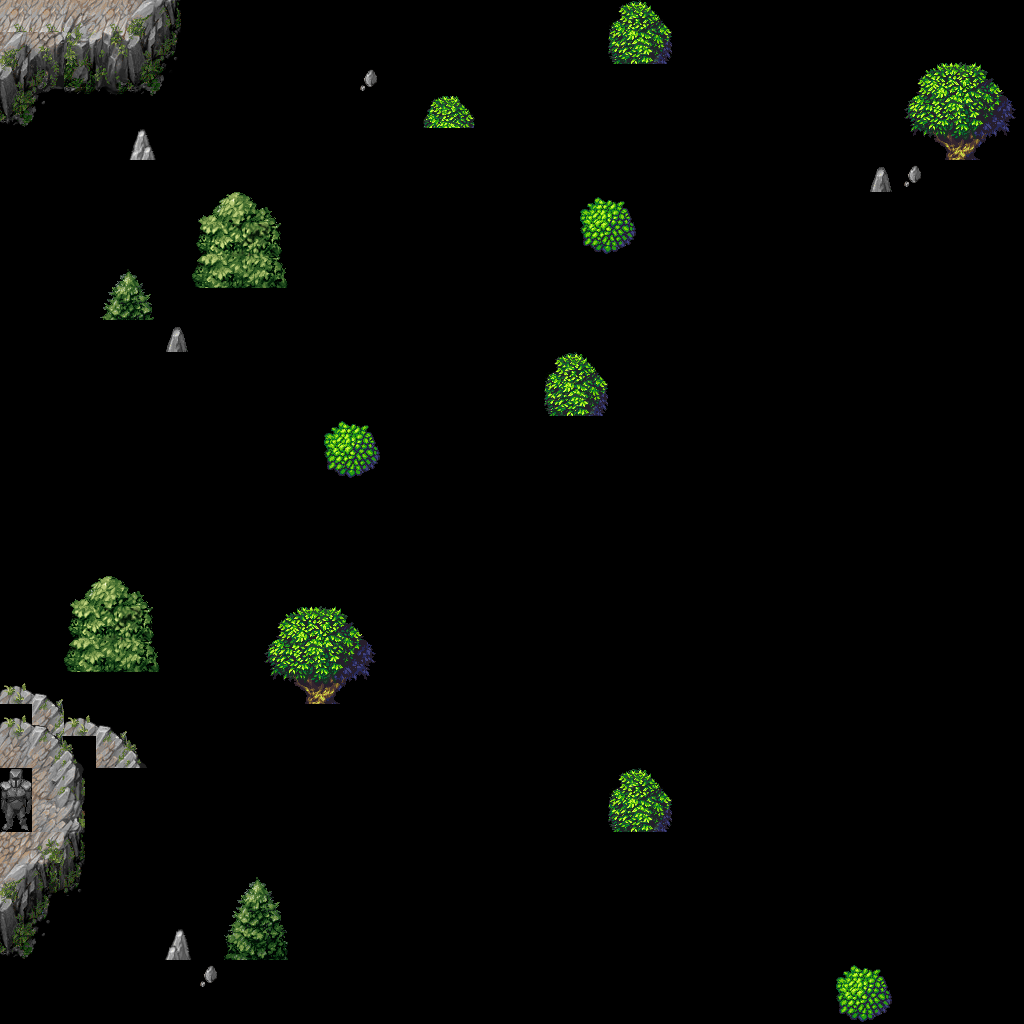

This is a level from a 2D game, rendered from its Tiled map with the project's own tilesets. A one-line summary and the complete map file follow:
An orthogonal 32x32 tile map with 32x32 px tiles, 3 tile layers (tree1mount, stone, tree2), 5 tilesets.

<map version="1.2" tiledversion="1.2.4" orientation="orthogonal" renderorder="right-down" width="32" height="32" tilewidth="32" tileheight="32" infinite="0" nextlayerid="13" nextobjectid="3">
 <tileset firstgid="1" source="set6.tsx" />
 <tileset firstgid="1277" source="set4.tsx" />
 <tileset firstgid="1533" source="set5.tsx" />
 <tileset firstgid="1789" source="set7.tsx" />
 <tileset firstgid="2045" source="ob.tsx" />
 <layer id="8" name="tree1mount" width="32" height="32">
  <data encoding="csv">
0,0,0,0,0,0,0,0,0,0,0,0,0,0,0,0,0,0,0,0,0,0,0,0,0,0,0,0,0,0,0,0,
0,0,0,0,0,0,0,0,0,0,0,0,0,0,0,0,0,0,0,0,0,0,0,0,0,0,0,0,0,0,0,0,
0,0,0,0,0,0,0,0,0,0,0,0,0,0,0,0,0,0,0,0,0,0,0,0,0,0,0,0,0,0,0,0,
0,0,0,0,0,0,0,0,0,0,0,0,0,0,0,0,0,0,0,0,0,0,0,0,0,0,0,0,0,0,0,0,
0,0,0,0,0,0,0,0,0,0,0,0,0,0,0,0,0,0,0,0,0,0,0,0,0,0,0,0,0,0,0,0,
0,0,0,0,0,0,0,0,0,0,0,0,0,0,0,0,0,0,0,0,0,0,0,0,0,0,0,0,0,0,0,0,
0,0,0,0,0,0,1729,1730,1731,0,0,0,0,0,0,0,0,0,0,0,0,0,0,0,0,0,0,0,0,0,0,0,
0,0,0,0,0,0,1745,1746,1747,0,0,0,0,0,0,0,0,0,0,0,0,0,0,0,0,0,0,0,0,0,0,0,
0,0,0,1748,1749,0,1761,1762,1763,0,0,0,0,0,0,0,0,0,0,0,0,0,0,0,0,0,0,0,0,0,0,0,
0,0,0,1764,1765,0,0,0,0,0,0,0,0,0,0,0,0,0,0,0,0,0,0,0,0,0,0,0,0,0,0,0,
0,0,0,0,0,0,0,0,0,0,0,0,0,0,0,0,0,0,0,0,0,0,0,0,0,0,0,0,0,0,0,0,
0,0,0,0,0,0,0,0,0,0,0,0,0,0,0,0,0,0,0,0,0,0,0,0,0,0,0,0,0,0,0,0,
0,0,0,0,0,0,0,0,0,0,0,0,0,0,0,0,0,0,0,0,0,0,0,0,0,0,0,0,0,0,0,0,
0,0,0,0,0,0,0,0,0,0,0,0,0,0,0,0,0,0,0,0,0,0,0,0,0,0,0,0,0,0,0,0,
0,0,0,0,0,0,0,0,0,0,0,0,0,0,0,0,0,0,0,0,0,0,0,0,0,0,0,0,0,0,0,0,
0,0,0,0,0,0,0,0,0,0,0,0,0,0,0,0,0,0,0,0,0,0,0,0,0,0,0,0,0,0,0,0,
0,0,0,0,0,0,0,0,0,0,0,0,0,0,0,0,0,0,0,0,0,0,0,0,0,0,0,0,0,0,0,0,
0,0,0,0,0,0,0,0,0,0,0,0,0,0,0,0,0,0,0,0,0,0,0,0,0,0,0,0,0,0,0,0,
0,0,1729,1730,1731,0,0,0,0,0,0,0,0,0,0,0,0,0,0,0,0,0,0,0,0,0,0,0,0,0,0,0,
0,0,1745,1746,1747,0,0,0,0,0,0,0,0,0,0,0,0,0,0,0,0,0,0,0,0,0,0,0,0,0,0,0,
0,0,1761,1762,1763,0,0,0,0,0,0,0,0,0,0,0,0,0,0,0,0,0,0,0,0,0,0,0,0,0,0,0,
1536,1537,0,0,0,0,0,0,0,0,0,0,0,0,0,0,0,0,0,0,0,0,0,0,0,0,0,0,0,0,0,0,
0,1553,1536,1537,1538,0,0,0,0,0,0,0,0,0,0,0,0,0,0,0,0,0,0,0,0,0,0,0,0,0,0,0,
0,0,0,1553,1554,0,0,0,0,0,0,0,0,0,0,0,0,0,0,0,0,0,0,0,0,0,0,0,0,0,0,0,
0,0,0,0,0,0,0,0,0,0,0,0,0,0,0,0,0,0,0,0,0,0,0,0,0,0,0,0,0,0,0,0,
0,0,0,0,0,0,0,0,0,0,0,0,0,0,0,0,0,0,0,0,0,0,0,0,0,0,0,0,0,0,0,0,
0,0,0,0,0,1538,0,0,0,0,0,0,0,0,0,0,0,0,0,0,0,0,0,0,0,0,0,0,0,0,0,0,
0,0,0,0,0,0,0,1734,1735,0,0,0,0,0,0,0,0,0,0,0,0,0,0,0,0,0,0,0,0,0,0,0,
0,0,0,0,0,0,0,1750,1751,0,0,0,0,0,0,0,0,0,0,0,0,0,0,0,0,0,0,0,0,0,0,0,
0,0,0,0,0,0,0,1766,1767,0,0,0,0,0,0,0,0,0,0,0,0,0,0,0,0,0,0,0,0,0,0,0,
0,0,0,0,0,0,0,0,0,0,0,0,0,0,0,0,0,0,0,0,0,0,0,0,0,0,0,0,0,0,0,0,
0,0,0,0,0,0,0,0,0,0,0,0,0,0,0,0,0,0,0,0,0,0,0,0,0,0,0,0,0,0,0,0
</data>
 </layer>
 <layer id="9" name="stone" width="32" height="32">
  <data encoding="csv">
1600,1600,1599,1600,1601,1602,0,0,0,0,0,0,0,0,0,0,0,0,0,0,0,0,0,0,0,0,0,0,0,0,0,0,
1605,1606,1615,1616,1617,1618,0,0,0,0,0,0,0,0,0,0,0,0,0,0,0,0,0,0,0,0,0,0,0,0,0,0,
1621,1622,1631,1632,1633,1634,0,0,0,0,0,1737,0,0,0,0,0,0,0,0,0,0,0,0,0,0,0,0,0,0,0,0,
1637,1638,0,0,0,0,0,0,0,0,0,0,0,0,0,0,0,0,0,0,0,0,0,0,0,0,0,0,0,0,0,0,
0,0,0,0,1736,0,0,0,0,0,0,0,0,0,0,0,0,0,0,0,0,0,0,0,0,0,0,0,0,0,0,0,
0,0,0,0,0,0,0,0,0,0,0,0,0,0,0,0,0,0,0,0,0,0,0,0,0,0,0,1753,1737,0,0,0,
0,0,0,0,0,0,0,0,0,0,0,0,0,0,0,0,0,0,0,0,0,0,0,0,0,0,0,0,0,0,0,0,
0,0,0,0,0,0,0,0,0,0,0,0,0,0,0,0,0,0,0,0,0,0,0,0,0,0,0,0,0,0,0,0,
0,0,0,0,0,0,0,0,0,0,0,0,0,0,0,0,0,0,0,0,0,0,0,0,0,0,0,0,0,0,0,0,
0,0,0,0,0,0,0,0,0,0,0,0,0,0,0,0,0,0,0,0,0,0,0,0,0,0,0,0,0,0,0,0,
0,0,0,0,0,1753,0,0,0,0,0,0,0,0,0,0,0,0,0,0,0,0,0,0,0,0,0,0,0,0,0,0,
0,0,0,0,0,0,0,0,0,0,0,0,0,0,0,0,0,0,0,0,0,0,0,0,0,0,0,0,0,0,0,0,
0,0,0,0,0,0,0,0,0,0,0,0,0,0,0,0,0,0,0,0,0,0,0,0,0,0,0,0,0,0,0,0,
0,0,0,0,0,0,0,0,0,0,0,0,0,0,0,0,0,0,0,0,0,0,0,0,0,0,0,0,0,0,0,0,
0,0,0,0,0,0,0,0,0,0,0,0,0,0,0,0,0,0,0,0,0,0,0,0,0,0,0,0,0,0,0,0,
0,0,0,0,0,0,0,0,0,0,0,0,0,0,0,0,0,0,0,0,0,0,0,0,0,0,0,0,0,0,0,0,
0,0,0,0,0,0,0,0,0,0,0,0,0,0,0,0,0,0,0,0,0,0,0,0,0,0,0,0,0,0,0,0,
0,0,0,0,0,0,0,0,0,0,0,0,0,0,0,0,0,0,0,0,0,0,0,0,0,0,0,0,0,0,0,0,
0,0,0,0,0,0,0,0,0,0,0,0,0,0,0,0,0,0,0,0,0,0,0,0,0,0,0,0,0,0,0,0,
0,0,0,0,0,0,0,0,0,0,0,0,0,0,0,0,0,0,0,0,0,0,0,0,0,0,0,0,0,0,0,0,
0,0,0,0,0,0,0,0,0,0,0,0,0,0,0,0,0,0,0,0,0,0,0,0,0,0,0,0,0,0,0,0,
0,0,0,0,0,0,0,0,0,0,0,0,0,0,0,0,0,0,0,0,0,0,0,0,0,0,0,0,0,0,0,0,
1536,1537,1538,0,0,0,0,0,0,0,0,0,0,0,0,0,0,0,0,0,0,0,0,0,0,0,0,0,0,0,0,0,
1552,1553,1554,0,0,0,0,0,0,0,0,0,0,0,0,0,0,0,0,0,0,0,0,0,0,0,0,0,0,0,0,0,
1770,1569,1570,0,0,0,0,0,0,0,0,0,0,0,0,0,0,0,0,0,0,0,0,0,0,0,0,0,0,0,0,0,
1786,1585,1586,0,0,0,0,0,0,0,0,0,0,0,0,0,0,0,0,0,0,0,0,0,0,0,0,0,0,0,0,0,
1727,1728,1602,0,0,0,0,0,0,0,0,0,0,0,0,0,0,0,0,0,0,0,0,0,0,0,0,0,0,0,0,0,
1743,1744,1618,0,0,0,0,0,0,0,0,0,0,0,0,0,0,0,0,0,0,0,0,0,0,0,0,0,0,0,0,0,
1759,1760,0,0,0,0,0,0,0,0,0,0,0,0,0,0,0,0,0,0,0,0,0,0,0,0,0,0,0,0,0,0,
1775,1776,0,0,0,1738,0,0,0,0,0,0,0,0,0,0,0,0,0,0,0,0,0,0,0,0,0,0,0,0,0,0,
0,0,0,0,0,0,1737,0,0,0,0,0,0,0,0,0,0,0,0,0,0,0,0,0,0,0,0,0,0,0,0,0,
0,0,0,0,0,0,0,0,0,0,0,0,0,0,0,0,0,0,0,0,0,0,0,0,0,0,0,0,0,0,0,0
</data>
 </layer>
 <layer id="10" name="tree2" width="32" height="32">
  <data encoding="csv">
0,0,0,0,0,0,0,0,0,0,0,0,0,0,0,0,0,0,0,1495,1496,0,0,0,0,0,0,0,0,0,0,0,
0,0,0,0,0,0,0,0,0,0,0,0,0,0,0,0,0,0,0,1511,1512,0,0,0,0,0,0,0,1465,1466,1467,1468,
0,0,0,0,0,0,0,0,0,0,0,0,0,0,0,0,0,0,0,0,0,0,0,0,0,0,0,0,1481,1482,1483,1484,
0,0,0,0,0,0,0,0,0,0,0,0,0,1463,1464,0,0,0,0,0,0,0,0,0,0,0,0,0,1497,1498,1499,1500,
0,0,0,0,0,0,0,0,0,0,0,0,0,0,0,0,0,0,0,0,0,0,0,0,0,0,0,0,1513,1514,1515,1516,
0,0,0,0,0,0,0,0,0,0,0,0,0,0,0,0,0,0,0,0,0,0,0,0,0,0,1465,0,1529,0,0,1532,
0,0,0,0,0,0,0,0,0,0,0,0,0,0,0,0,0,0,1385,1386,0,0,0,0,0,0,0,0,0,0,0,0,
0,0,0,0,0,0,0,0,0,0,0,0,0,0,0,0,0,0,1401,1402,0,0,0,0,0,0,0,0,0,0,0,0,
0,0,0,0,0,0,0,0,0,0,0,0,0,0,0,0,0,0,0,0,0,0,0,0,0,0,0,0,0,0,0,0,
0,0,0,0,0,0,0,0,0,0,0,0,0,0,0,0,0,0,0,0,0,0,0,0,0,0,1529,0,0,1532,0,0,
0,0,0,0,0,0,0,0,0,0,0,0,0,0,0,0,0,0,0,0,0,0,0,0,0,0,0,0,0,0,0,0,
0,0,0,0,0,0,0,0,0,0,0,0,0,0,0,0,0,1495,1496,0,0,0,0,0,0,0,0,0,0,0,0,0,
0,0,0,0,0,0,0,0,0,0,0,0,0,0,0,0,0,1511,1512,0,0,0,0,0,0,0,0,0,0,0,0,0,
0,0,0,0,0,0,0,0,0,0,1385,1386,0,0,0,0,0,0,0,0,0,0,0,0,0,0,0,0,0,0,0,0,
0,0,0,0,0,0,0,0,0,0,1401,1402,0,0,0,0,0,0,0,0,0,0,0,0,0,0,0,0,0,0,0,0,
0,0,0,0,0,0,0,0,0,0,0,0,0,0,0,0,0,0,0,0,0,0,0,0,0,0,0,0,0,0,0,0,
0,0,0,0,0,0,0,0,0,0,0,0,0,0,0,0,0,0,0,0,0,0,0,0,0,0,0,0,0,0,0,0,
0,0,0,0,0,0,0,0,0,0,0,0,0,0,0,0,0,0,0,0,0,0,0,0,0,0,0,0,0,0,0,0,
0,0,0,0,0,0,0,0,1465,1466,1467,1468,0,0,0,0,0,0,0,0,0,0,0,0,0,0,0,0,0,0,0,0,
0,0,0,0,0,0,0,0,1481,1482,1483,1484,0,0,0,0,0,0,0,0,0,0,0,0,0,0,0,0,0,0,0,0,
0,0,0,0,0,0,0,0,1497,1498,1499,1500,0,0,0,0,0,0,0,0,0,0,0,0,0,0,0,0,0,0,0,0,
0,0,0,0,0,0,0,0,1513,1514,1515,1516,0,0,0,0,0,0,0,0,0,0,0,0,0,0,0,0,0,0,0,0,
0,0,0,0,0,0,0,0,1529,0,0,1532,0,0,0,0,0,0,0,0,0,0,0,0,0,0,0,0,0,0,0,0,
0,0,0,0,0,0,0,0,0,0,0,0,0,0,0,0,0,0,0,0,0,0,0,0,0,0,0,0,0,0,0,0,
0,0,0,0,0,0,0,0,0,0,0,0,0,0,0,0,0,0,0,1495,1496,0,0,0,0,0,0,0,0,0,0,0,
0,0,0,0,0,0,0,0,0,0,0,0,0,0,0,0,0,0,0,1511,1512,0,0,0,0,0,0,0,0,0,0,0,
0,0,0,0,0,0,0,0,0,0,0,0,0,0,0,0,0,0,0,0,0,0,0,0,0,0,0,0,0,0,0,0,
0,0,0,0,0,0,0,0,0,0,0,0,0,0,0,0,0,0,0,0,0,0,0,0,0,0,0,0,0,0,0,0,
0,0,0,0,0,0,0,0,0,0,0,0,0,0,0,0,0,0,0,0,0,0,0,0,0,0,0,0,0,0,0,0,
0,0,0,0,0,0,0,0,0,0,0,0,0,0,0,0,0,0,0,0,0,0,0,0,0,0,0,0,0,0,0,0,
0,0,0,0,0,0,0,0,0,0,0,0,0,0,0,0,0,0,0,0,0,0,0,0,0,0,1385,1386,0,0,0,0,
0,0,0,0,0,0,0,0,0,0,0,0,0,0,0,0,0,0,0,0,0,0,0,0,0,0,1401,1402,0,0,0,0
</data>
 </layer>
</map>
